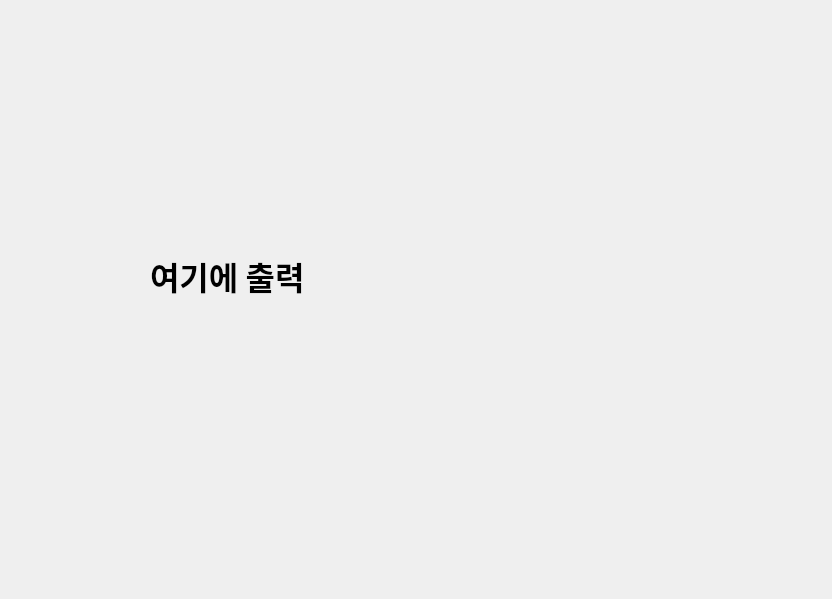
<?xml version="1.0" encoding="UTF-8"?>
<ui version="4.0">
 <class>Dialog</class>
 <widget class="QDialog" name="Dialog">
  <property name="geometry">
   <rect>
    <x>0</x>
    <y>0</y>
    <width>832</width>
    <height>599</height>
   </rect>
  </property>
  <property name="windowTitle">
   <string>Dialog</string>
  </property>
  <widget class="QLabel" name="label">
   <property name="geometry">
    <rect>
     <x>150</x>
     <y>220</y>
     <width>401</width>
     <height>111</height>
    </rect>
   </property>
   <property name="font">
    <font>
     <family>맑은 고딕</family>
     <pointsize>24</pointsize>
     <weight>75</weight>
     <bold>true</bold>
    </font>
   </property>
   <property name="text">
    <string>여기에 출력</string>
   </property>
  </widget>
 </widget>
 <resources/>
 <connections/>
</ui>
